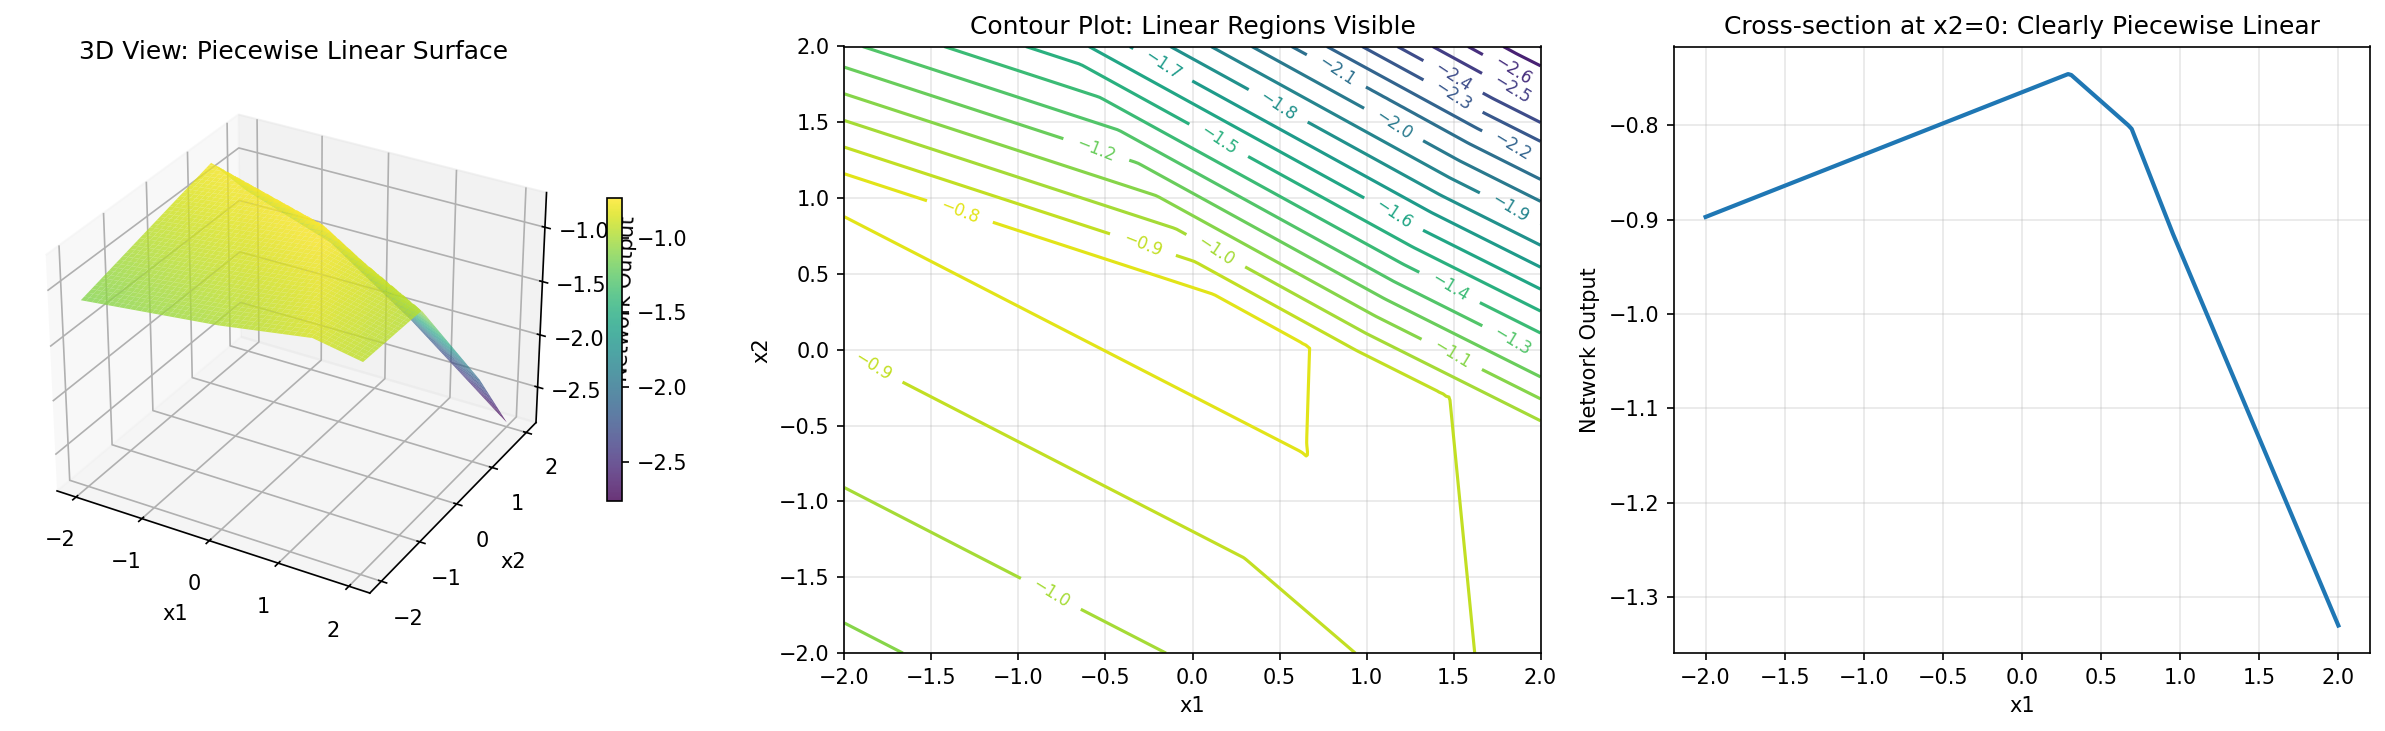

Write Python code to recreate this figure.
import numpy as np
import matplotlib.pyplot as plt
from matplotlib import cm

# Simple 2-layer neural network with ReLU activation
def simple_nn(x, W1, b1, W2, b2):
    """
    2-layer network: input -> hidden (ReLU) -> output (linear)
    """
    # First layer with ReLU
    h = np.maximum(0, x @ W1 + b1)  # ReLU activation
    # Output layer (linear)
    y = h @ W2 + b2
    return y

# Set random seed for reproducibility
np.random.seed(42)

# Network architecture: 2 inputs -> 4 hidden units -> 1 output
input_dim = 2
hidden_dim = 4
output_dim = 1

# Random weights
W1 = np.random.randn(input_dim, hidden_dim) * 0.5
b1 = np.random.randn(hidden_dim) * 0.5
W2 = np.random.randn(hidden_dim, output_dim) * 0.5
b2 = np.random.randn(output_dim) * 0.5

# Create a grid of input points
x1_range = np.linspace(-2, 2, 200)
x2_range = np.linspace(-2, 2, 200)
X1, X2 = np.meshgrid(x1_range, x2_range)

# Flatten for computation
X_flat = np.column_stack([X1.ravel(), X2.ravel()])

# Compute network output
Y_flat = simple_nn(X_flat, W1, b1, W2, b2)
Y = Y_flat.reshape(X1.shape)

# Create visualization
fig = plt.figure(figsize=(16, 5))

# 3D surface plot
ax1 = fig.add_subplot(131, projection='3d')
surf = ax1.plot_surface(X1, X2, Y, cmap=cm.viridis, alpha=0.8, 
                         linewidth=0, antialiased=True)
ax1.set_xlabel('x1')
ax1.set_ylabel('x2')
ax1.set_zlabel('Network Output')
ax1.set_title('3D View: Piecewise Linear Surface')
fig.colorbar(surf, ax=ax1, shrink=0.5)

# Contour plot to see linear regions
ax2 = fig.add_subplot(132)
contour = ax2.contour(X1, X2, Y, levels=20, cmap='viridis')
ax2.clabel(contour, inline=True, fontsize=8)
ax2.set_xlabel('x1')
ax2.set_ylabel('x2')
ax2.set_title('Contour Plot: Linear Regions Visible')
ax2.grid(True, alpha=0.3)

# Cross-section to see piecewise linearity clearly
ax3 = fig.add_subplot(133)
# Take a cross-section at x2 = 0
x2_fixed = 0
idx = np.argmin(np.abs(x2_range - x2_fixed))
cross_section = Y[idx, :]
ax3.plot(x1_range, cross_section, linewidth=2)
ax3.set_xlabel('x1')
ax3.set_ylabel('Network Output')
ax3.set_title(f'Cross-section at x2={x2_fixed}: Clearly Piecewise Linear')
ax3.grid(True, alpha=0.3)

plt.tight_layout()
plt.savefig('/mnt/user-data/outputs/piecewise_linear_demo.png', dpi=150, bbox_inches='tight')
print("Visualization saved!")

# Now let's verify piecewise linearity numerically
print("\n" + "="*60)
print("NUMERICAL VERIFICATION OF PIECEWISE LINEARITY")
print("="*60)

# Check that within a region, the function is perfectly linear
# We'll sample points along a line and check if second derivative is zero

def check_linearity_along_line(start, end, n_points=100):
    """Check if function is linear between two points"""
    # Generate points along the line
    t = np.linspace(0, 1, n_points)[:, np.newaxis]
    points = start + t * (end - start)
    
    # Evaluate network
    outputs = simple_nn(points, W1, b1, W2, b2).ravel()
    
    # Compute second differences (discrete second derivative)
    # If perfectly linear, all second differences should be ~0
    first_diff = np.diff(outputs)
    second_diff = np.diff(first_diff)
    
    max_second_diff = np.max(np.abs(second_diff))
    return max_second_diff, outputs

# Test several random line segments
print("\nTesting linearity along random line segments:")
print("(If max second difference ≈ 0, the function is linear in that region)\n")

for i in range(5):
    start = np.random.randn(2) * 2
    end = np.random.randn(2) * 2
    max_sd, _ = check_linearity_along_line(start, end)
    print(f"Line segment {i+1}: max |second difference| = {max_sd:.2e}")
    if max_sd < 1e-10:
        print(f"  → PIECEWISE LINEAR (within numerical precision)")
    else:
        print(f"  → Contains activation boundaries (switches between pieces)")

# Show activation patterns
print("\n" + "="*60)
print("ACTIVATION PATTERN ANALYSIS")
print("="*60)
print(f"Number of hidden units: {hidden_dim}")
print(f"Maximum possible linear regions: 2^{hidden_dim} = {2**hidden_dim}")
print("(Each unit can be 'on' or 'off', creating different linear regions)\n")

# Sample some points and show their activation patterns
sample_points = np.array([
    [-2, -2],
    [0, 0],
    [2, 2],
    [-1, 1],
    [1, -1]
])

print("Sample points and their hidden unit activation patterns:")
for point in sample_points:
    hidden = np.maximum(0, point @ W1 + b1)
    pattern = (hidden > 0).astype(int)
    output = simple_nn(point.reshape(1, -1), W1, b1, W2, b2)[0, 0]
    print(f"  {point}: activations={pattern} → output={output:.3f}")

print("\nEach different activation pattern corresponds to a different linear piece!")
